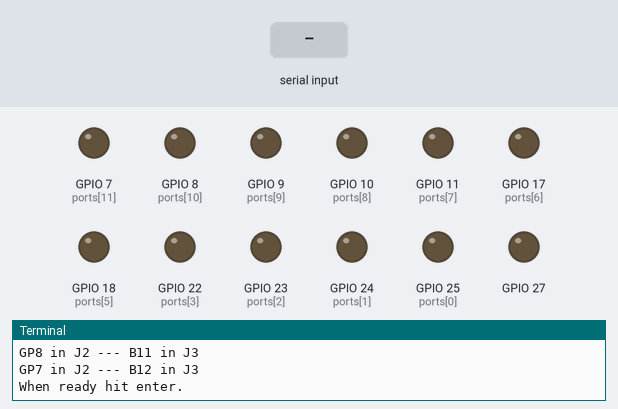
Bench run of a program on a simulated Raspberry Pi (BCM pin numbers). Parts: output pins drawn as LEDs (lit = HIGH), the last lines printed to the terminal. The test bench sets the inputs (shaded band). At 6.6 s the program stops and its outputs stay as they are.

Above: at 1.2 s.
1.3 s: "1" typed at the terminal, then Enter
At 2.62 s:
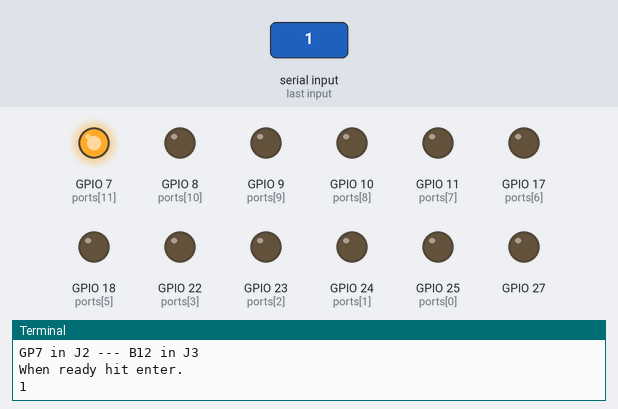
At 3.94 s:
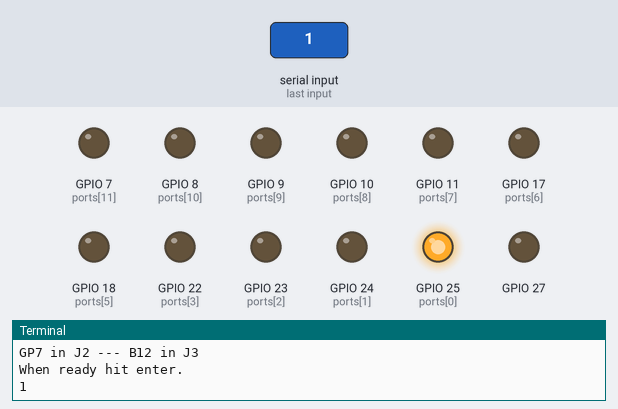
Timing chart, 0 to 8.1 s (numbered marks = the images above; inputs shaded):
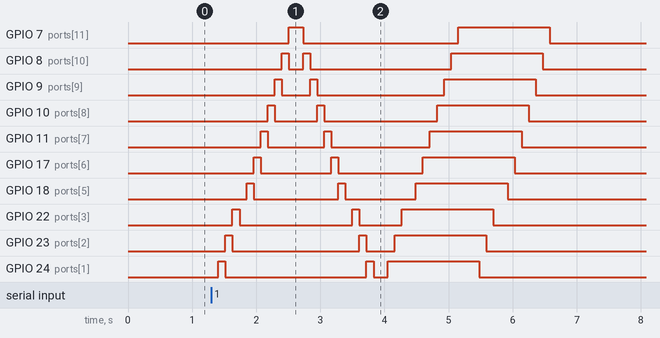

The program:

diode.py
```python
import RPi.GPIO as GPIO
from time import sleep

if GPIO.RPI_REVISION == 1:                          # check Pi Revision to set port 21/27 correctly
    # define ports list for Revision 1 Pi
    ports = [25, 24, 23, 22, 21, 18, 17, 11, 10, 9, 8, 7]
else:
    # define ports list all others
    ports = [25, 24, 23, 22, 27, 18, 17, 11, 10, 9, 8, 7]
ports_rev = ports[:]                                # make a copy of ports list
ports_rev.reverse()                                 # and reverse it as we need both

GPIO.setmode(GPIO.BCM)                              # initialise RPi.GPIO

for port_num in ports:
    GPIO.setup(port_num, GPIO.OUT)                  # set up ports for output

def led_drive(reps, multiple, direction):           # define led_function:
    for i in range(reps):                           # (repetitions, single/multiple, direction)
        for port_num in direction:
            GPIO.output(port_num, 1)                # switch on an led
            sleep(0.11)                             # wait for ~0.11 seconds
            if not multiple:                        # if we're not leaving it on
                GPIO.output(port_num, 0)            # switch it off again

# Print Wiring Instructions appropriate to the board
print "These are the connections for the Gertboard LEDs test:"
print "jumpers in every out location (U3-out-B1, U3-out-B2, etc)"
print "GP25 in J2 --- B1 in J3 \nGP24 in J2 --- B2 in J3"
print "GP23 in J2 --- B3 in J3 \nGP22 in J2 --- B4 in J3"
print "GP21 in J2 --- B5 in J3 \nGP18 in J2 --- B6 in J3"
print "GP17 in J2 --- B7 in J3 \nGP11 in J2 --- B8 in J3"
print "GP10 in J2 --- B9 in J3 \nGP9 in J2 --- B10 in J3"
print "GP8 in J2 --- B11 in J3 \nGP7 in J2 --- B12 in J3"

raw_input("When ready hit enter.\n")

try:
    # one repetition, switching off led before next one comes on, direction: forwards
    led_drive(1, 0, ports)
    # one repetition, switching off led before next one comes on, direction: backwards
    led_drive(1, 0, ports_rev)
    # one repetition, leaving each led on, direction: forwards
    led_drive(1, 1, ports)
    # one repetition, leaving each led on, direction: backwards
    led_drive(1, 0, ports)
except KeyboardInterrupt:                         # trap a CTRL+C keyboard interrupt
    GPIO.cleanup()                                # clean up GPIO ports on CTRL+C
GPIO.cleanup()                                    # clean up GPIO ports on normal exit
```

Measured:
- after the input at 1.3 s, GPIO 7 (ports[11]): LOW → HIGH after 1.2 s, → LOW 0.22 s later, → HIGH 2.4 s later, → LOW 1.4 s later; GPIO 8 (ports[10]): goes HIGH 0.11 s, LOW 0.22 s, HIGH 0.11 s, LOW 2.2 s, HIGH 1.4 s, then LOW, starting after 1.1 s
